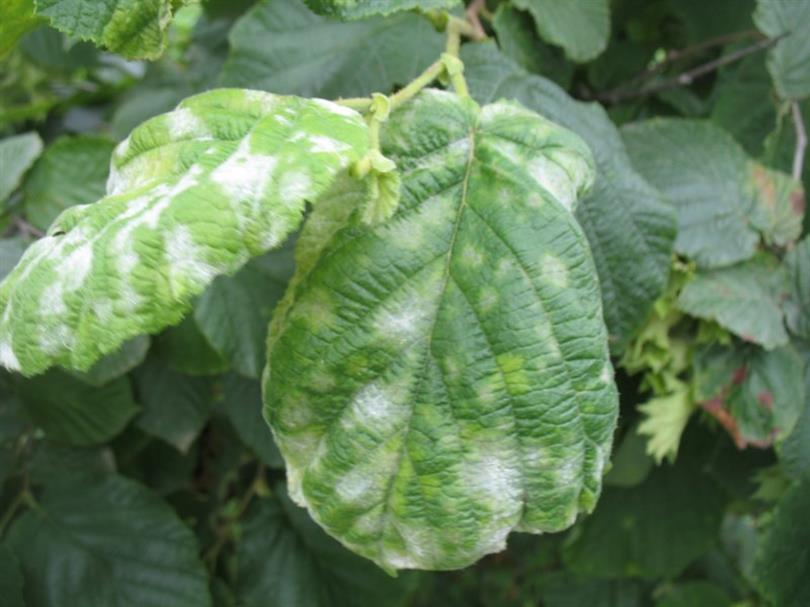
#> input picture 5.jpg, 810 x 607 px
$ python index.py
#> lines starting #> are read from the running program, lines starting #| are printed output that depends on the picture; after the words box and inside, x2 and y2 are one past the last pixel; in counts of white or black regions, pixels touching at a corner belong together


from PIL import Image
import matplotlib.pyplot as plt
import cv2
import numpy as np

def load_and_display_image(image_path):
    image = Image.open(image_path)
    image = np.array(image)
    image_rgb = cv2.cvtColor(image, cv2.COLOR_BGR2RGB)

    plt.imshow(image_rgb)
    plt.title('Uploaded Plant Leaf')
    plt.axis('off')
    plt.show()

    return image_rgb

def apply_threshold(image_rgb):
    gray = cv2.cvtColor(image_rgb, cv2.COLOR_RGB2GRAY)
    _, thresh = cv2.threshold(gray, 128, 255, cv2.THRESH_BINARY_INV + cv2.THRESH_OTSU)
    return thresh

def find_and_display_contours(image_rgb, thresh):
    contours, _ = cv2.findContours(thresh, cv2.RETR_EXTERNAL, cv2.CHAIN_APPROX_SIMPLE)
    contour_img = image_rgb.copy()
    cv2.drawContours(contour_img, contours, -1, (0, 255, 0), 2)


    plt.imshow(contour_img)
    plt.title('Leaf Contours')
    plt.axis('off')
    plt.show()

    return contours

def analyze_white_spots(image_rgb):
    white_spots = cv2.inRange(image_rgb, np.array([200, 200, 200]), np.array([255, 255, 255]))
    result = cv2.bitwise_and(image_rgb, image_rgb, mask=white_spots)

    plt.imshow(result)
    plt.title('White Spots on Leaf')
    plt.axis('off')
    plt.show()

    white_spot_percentage = (np.sum(white_spots > 0) / white_spots.size) * 100
    return white_spot_percentage

def analyze_brown_spots(image_rgb):
    brown_spots = cv2.inRange(image_rgb, np.array([100, 50, 0]), np.array([200, 150, 100]))
    result = cv2.bitwise_and(image_rgb, image_rgb, mask=brown_spots)


    plt.imshow(result)
    plt.title('Brown Spots on Leaf')
    plt.axis('off')
    plt.show()

    brown_spot_percentage = (np.sum(brown_spots > 0) / brown_spots.size) * 100
    return brown_spot_percentage
def process_image(image_path):
    image_rgb = load_and_display_image(image_path)
    thresh = apply_threshold(image_rgb)
    contours = find_and_display_contours(image_rgb, thresh)
    white_spot_percentage = analyze_white_spots(image_rgb)
    brown_spot_percentage = analyze_brown_spots(image_rgb)

    print(f"Beyaz leke yüzdesi: {white_spot_percentage:.2f}%")
    print(f"Koyu leke yüzdesi: {brown_spot_percentage:.2f}%")


process_image("5.jpg")
#> in load_and_display_image, image is the input picture: PIL image 810x607 RGB; mean R, G, B 98.3, 126.9, 88.4
#> in apply_threshold, `_, thresh = cv2.threshold(gray, 128, 255, cv2.THRESH_BINARY_INV + cv2...`:
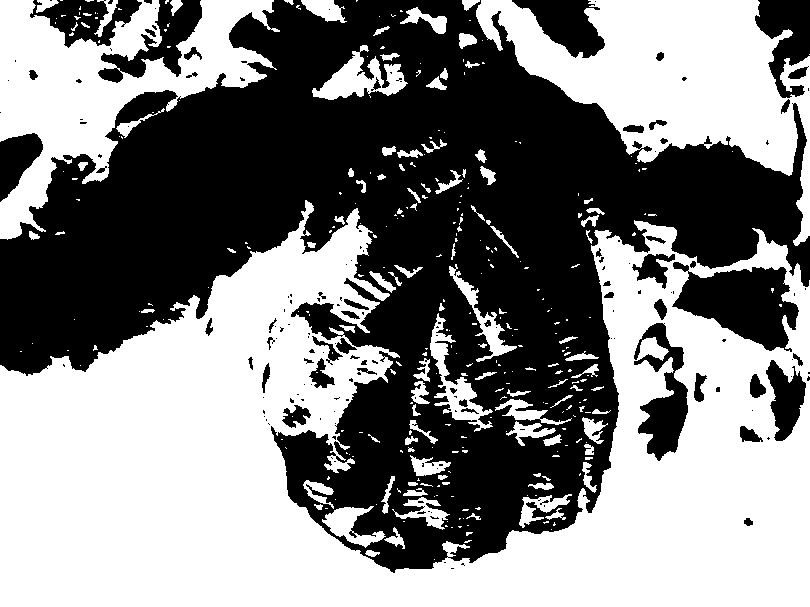
#> thresh: shape (607, 810); 51.4% white; 165 black regions (111 under 20 px)
#> in find_and_display_contours, `contours, _ = cv2.findContours(thresh, cv2.RETR_EXTERNAL, cv2.CHAIN_AP..`: contours = 323 contours, 249 with area under 20; largest, box (x1, y1, x2, y2) and area: (0, 200, 810, 607) 187396, (476, 0, 810, 246) 33914, (0, 0, 280, 240) 25623, (312, 45, 408, 100) 2088, (430, 313, 493, 432) 1820
#> in find_and_display_contours, `cv2.drawContours(contour_img, contours, -1, (0, 255, 0), 2)`:
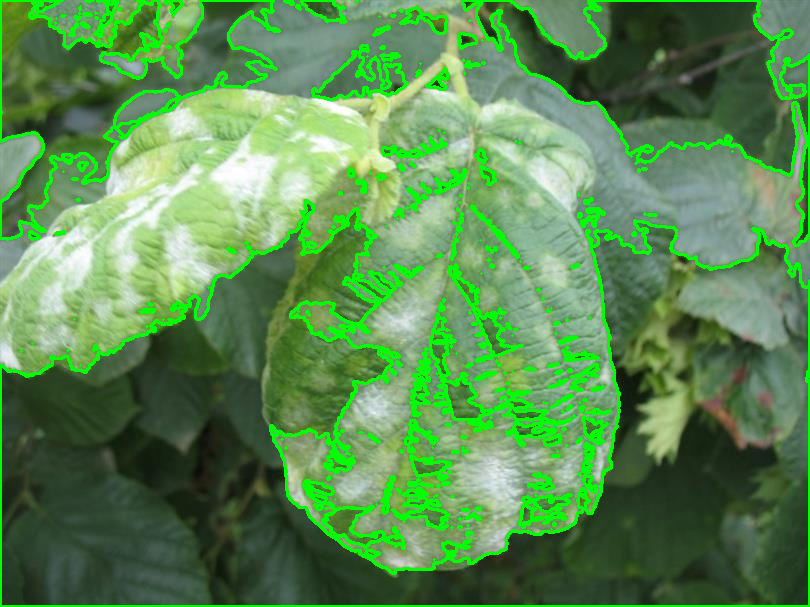
#> contour_img: shape (607, 810, 3); mean B, G, R 80.7, 139.9, 89.2
#> in analyze_white_spots, `white_spots = cv2.inRange(image_rgb, np.array([200, 200, 200]), np.arr..`: white_spots: shape (607, 810); 2.8% white; 74 white regions (39 under 20 px), largest, box (x1, y1, x2, y2) and area: (210, 135, 277, 203) 2329, (22, 227, 100, 290) 1985, (112, 165, 202, 272) 1716
#> in analyze_white_spots, `white_spot_percentage = (np.sum(white_spots > 0) / white_spots.size) *..`: white_spot_percentage = 2.77
#> in analyze_brown_spots, `brown_spots = cv2.inRange(image_rgb, np.array([100, 50, 0]), np.array(..`: brown_spots: shape (607, 810); 1.7% white; 468 white regions (408 under 20 px), largest, box (x1, y1, x2, y2) and area: (320, 21, 420, 90) 1372, (626, 143, 704, 181) 592, (765, 358, 810, 412) 567
#> in analyze_brown_spots, `brown_spot_percentage = (np.sum(brown_spots > 0) / brown_spots.size) *..`: brown_spot_percentage = 1.72
#| Beyaz leke yüzdesi: 2.77%
#| Koyu leke yüzdesi: 1.72%
process_image("2.jpg")
#> call 2 of load_and_display_image, with image_path = '2.jpg'
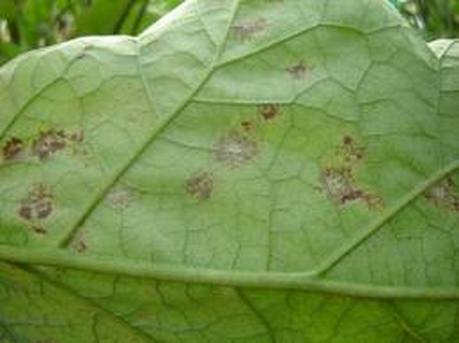
#> input picture 2.jpg, 459 x 343 px
#> in load_and_display_image, image is the input picture: PIL image 459x343 RGB; mean R, G, B 116.3, 144.2, 76.5
#> in apply_threshold (call 2), `gray = cv2.cvtColor(image_rgb, cv2.COLOR_RGB2GRAY)`:
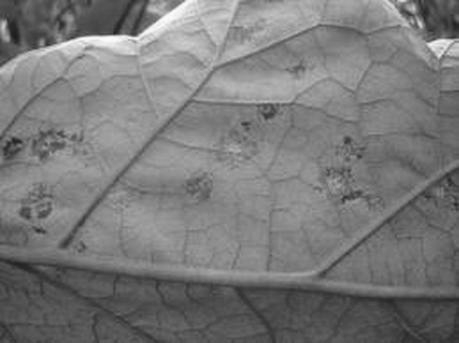
#> gray: shape (343, 459); min 27, max 252, mean 120.8
#> in apply_threshold (call 2), `_, thresh = cv2.threshold(gray, 128, 255, cv2.THRESH_BINARY_INV + cv2...`:
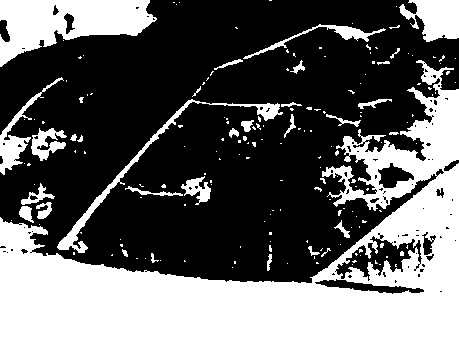
#> thresh: shape (343, 459); 38.4% white; 181 white regions (148 under 20 px)
#> in find_and_display_contours (call 2), `contours, _ = cv2.findContours(thresh, cv2.RETR_EXTERNAL, cv2.CHAIN_AP..`: contours = 169 contours, 145 with area under 20; largest, box (x1, y1, x2, y2) and area: (0, 60, 459, 343) 48063, (0, 0, 157, 67) 5834, (399, 0, 459, 42) 1568, (57, 99, 283, 253) 1373, (0, 77, 64, 175) 882
#> in find_and_display_contours (call 2), `cv2.drawContours(contour_img, contours, -1, (0, 255, 0), 2)`:
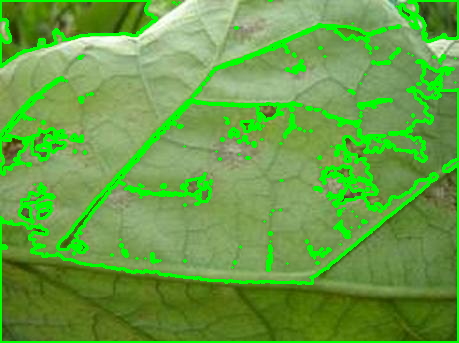
#> contour_img: shape (343, 459, 3); mean B, G, R 68.3, 159.9, 102.8
#> in analyze_white_spots (call 2), `white_spots = cv2.inRange(image_rgb, np.array([200, 200, 200]), np.arr..`: white_spots: shape (343, 459); 0.63% white; 8 white regions (5 under 20 px), largest, box (x1, y1, x2, y2) and area: (128, 0, 196, 40) 503, (57, 36, 127, 49) 410, (429, 40, 449, 48) 73
#> in analyze_brown_spots (call 2), `brown_spots = cv2.inRange(image_rgb, np.array([100, 50, 0]), np.array(..`:
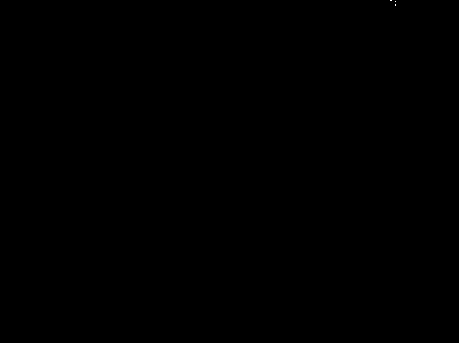
#> brown_spots: shape (343, 459); 0% white in thin lines or dots, all inside (x1, y1, x2, y2) = (390, 0, 396, 6)
#> in analyze_brown_spots (call 2), `brown_spot_percentage = (np.sum(brown_spots > 0) / brown_spots.size) *..`: brown_spot_percentage = 0.00318
#| Beyaz leke yüzdesi: 0.63%
#| Koyu leke yüzdesi: 0.00%
